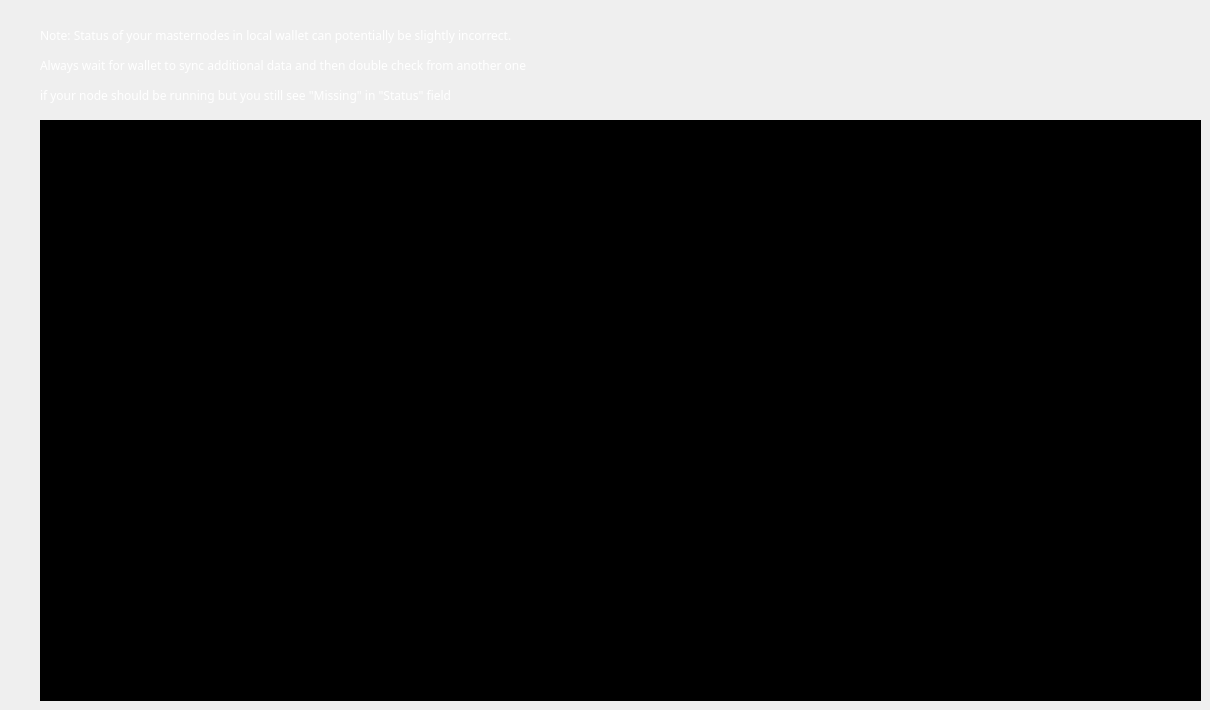
      <widget class="QWidget" name="tab_6">
       <attribute name="title">
        <string>Masternodes</string>
       </attribute>
       <widget class="QLabel" name="label_79">
        <property name="geometry">
         <rect>
          <x>40</x>
          <y>20</y>
          <width>751</width>
          <height>31</height>
         </rect>
        </property>
        <property name="font">
         <font>
          <family>Montserrat</family>
         </font>
        </property>
        <property name="styleSheet">
         <string notr="true">color: rgb(255, 255, 255);
background:transparent</string>
        </property>
        <property name="text">
         <string>Note: Status of your masternodes in local wallet can potentially be slightly incorrect.</string>
        </property>
       </widget>
       <widget class="QLabel" name="label_80">
        <property name="geometry">
         <rect>
          <x>40</x>
          <y>50</y>
          <width>801</width>
          <height>31</height>
         </rect>
        </property>
        <property name="font">
         <font>
          <family>Montserrat</family>
         </font>
        </property>
        <property name="styleSheet">
         <string notr="true">color: rgb(255, 255, 255);
background:transparent</string>
        </property>
        <property name="text">
         <string>Always wait for wallet to sync additional data and then double check from another one</string>
        </property>
       </widget>
       <widget class="QLabel" name="label_81">
        <property name="geometry">
         <rect>
          <x>40</x>
          <y>80</y>
          <width>751</width>
          <height>31</height>
         </rect>
        </property>
        <property name="font">
         <font>
          <family>Montserrat</family>
         </font>
        </property>
        <property name="styleSheet">
         <string notr="true">color: rgb(255, 255, 255);
background:transparent</string>
        </property>
        <property name="text">
         <string>if your node should be running but you still see &quot;Missing&quot; in &quot;Status&quot; field</string>
        </property>
       </widget>
       <widget class="QTableView" name="tableView_3">
        <property name="geometry">
         <rect>
          <x>40</x>
          <y>120</y>
          <width>1161</width>
          <height>581</height>
         </rect>
        </property>
        <property name="styleSheet">
         <string notr="true">background-color: rgb(0, 0, 0);
color: rgb(255, 255, 255);
selection-color: rgb(255, 255, 255);
</string>
        </property>
       </widget>
      </widget>
